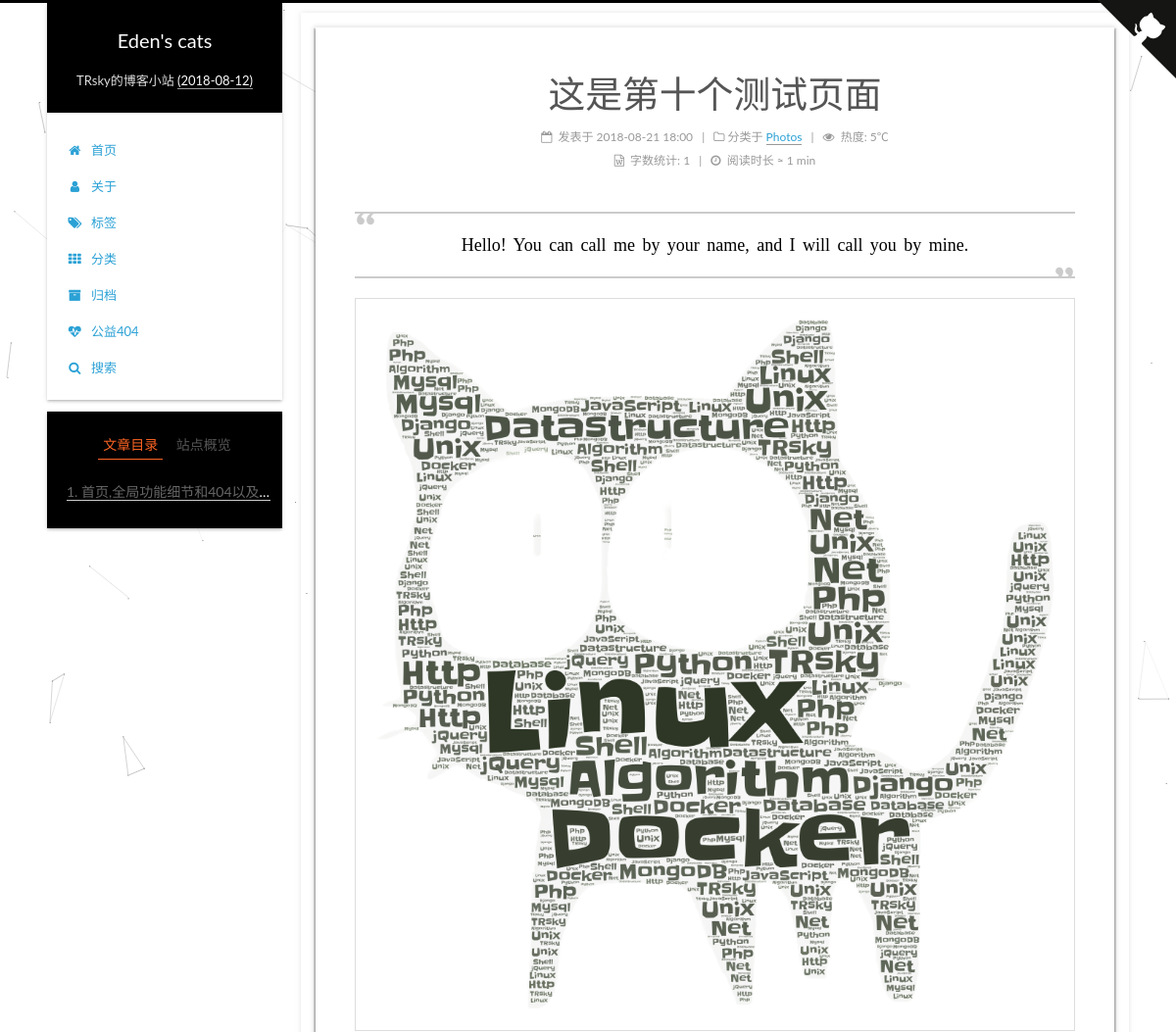
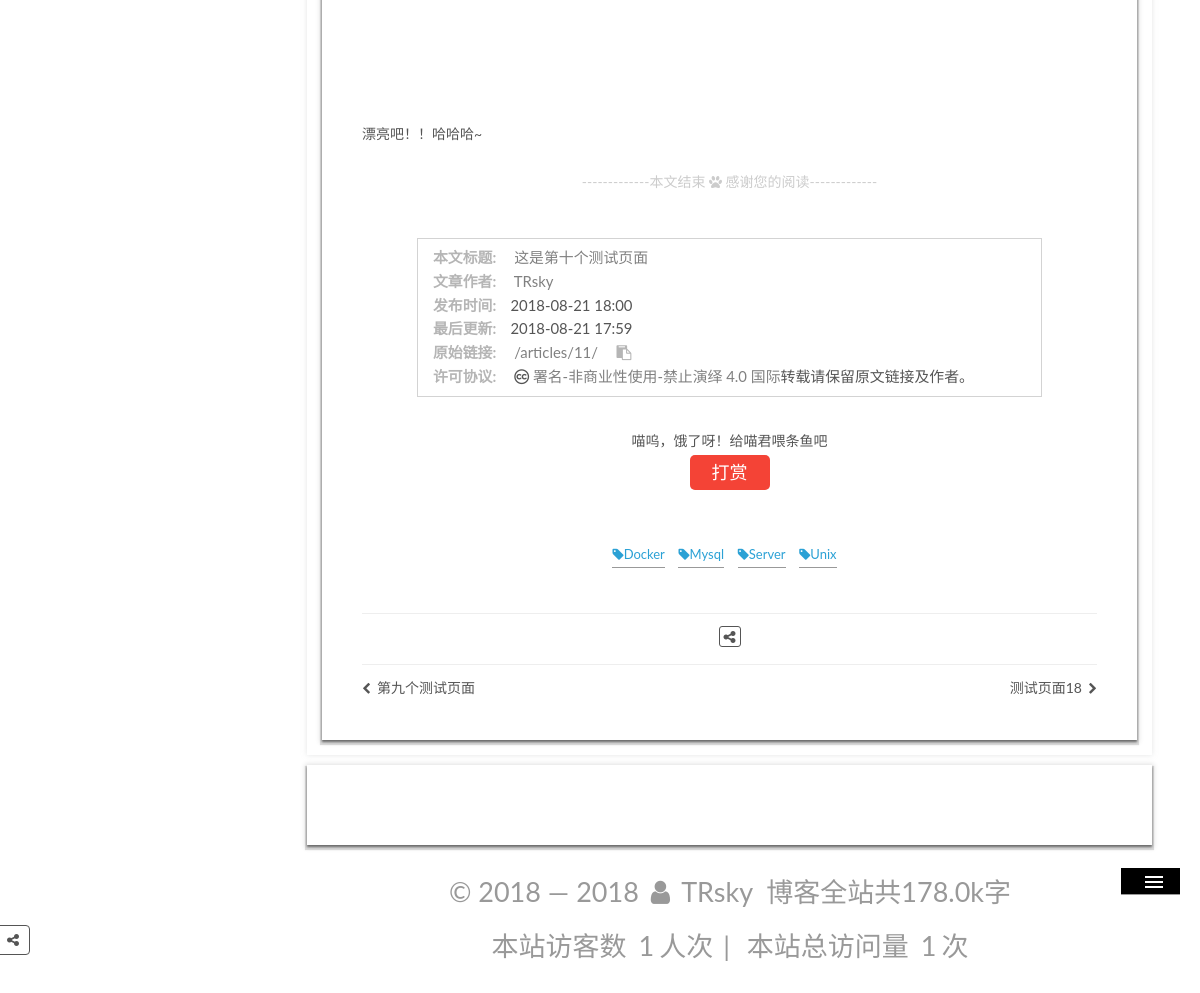
/articles/11/, run on the app's committed database (2 pictures, top to bottom).
### apps/blog/models.py (models this page shows, shortened)
class Article(models.Model):
    STATUS_CHOICES = (
        ('draft', '草稿'),
        ('publish', '发表'),
    )
    title = models.CharField(verbose_name='标题', max_length=100)
    content = models.TextField(verbose_name='正文', blank=True, null=True)
    status = models.CharField(verbose_name='文章状态', max_length=10, choices=STATUS_CHOICES, default='publish')
    created_time = models.DateTimeField(verbose_name='创建时间', default=now)
    public_time = models.DateTimeField(verbose_name='发布时间', blank=True, null=True)
    modified_time = models.DateTimeField(verbose_name='修改时间', default=now)
    words = models.PositiveIntegerField(verbose_name='文章字数', default=0)
    time = models.PositiveIntegerField(verbose_name='阅读时长', default=0 )
    views = models.PositiveIntegerField(verbose_name='访问量', default=0)
    slogan = models.TextField(verbose_name='标语', blank=True, null=True)
    excerpt = models.CharField(verbose_name='文章摘要', max_length=500, blank=True)
    category = models.ForeignKey(Category, verbose_name='分类', on_delete=models.CASCADE, blank=False, null=False)
    tags = models.ManyToManyField(Tag, verbose_name='标签', blank=True)
    author = models.ForeignKey(User, verbose_name='作者', on_delete=models.CASCADE, blank=False, null=False)
    def viewed(self):
        self.views += 1
        self.save(update_fields=['views'])
    def prev_article(self):
        return Article.objects.filter(id__lt=self.id, status='publish', public_time__isnull=False).first()
    def next_article(self):  # id比当前id大，状态为已发布，发布时间不为空
        return Article.objects.filter(id__gt=self.id, status='publish', public_time__isnull=False).first()
    class Meta:  # 按文章创建日期降序排序
        ordering = ['-public_time']
        verbose_name = '文章'  # 指定后台显示模型名称
        verbose_name_plural = '文章列表'  # 指定后台显示模型复数名称
        db_table = 'article'  # 数据库表
        get_latest_by = 'created_time'

class Category(models.Model):
    name = models.CharField(verbose_name='类别', max_length=100)
    created_time = models.DateField(verbose_name='创建时间', default=now)
    modified_time = models.DateField(verbose_name='修改时间', default=now)
    def __str__(self):
        return self.name
    class Meta:
        ordering = ['name']
        verbose_name = '类别名称'
        verbose_name_plural = '分类列表'
        db_table = 'category'   # 数据库表名

class Tag(models.Model):
    name = models.CharField(verbose_name='标签名', max_length=100)
    created_time = models.DateField(verbose_name='创建时间', default=now)
    modified_time = models.DateField(verbose_name='修改时间', default=now)
    def __str__(self):
        return self.name
    class Meta:
        ordering = ['name']
        verbose_name = '标签名称'   # 指定后台显示模型名称
        verbose_name_plural = '标签列表'   # 指定后台显示模型复数
        db_table = 'tag'    #数据库表名

### apps/blog/views.py (the view)
# urls.py: path('articles/<int:id>/', views.detail, name='detail'),
def detail(request, id):
    try:
        post = Article.objects.get(id=str(id))
        post.viewed()  # 更新文章浏览次数
        tags = post.tags.all()  # 获取文章对应的所有标签
        next_post = post.next_article()  # 下一篇文章对象
        prev_post = post.prev_article()  # 上一篇文章对象
    except Article.DoesNotExist:
        raise Http404
    return render(request, 'post.html', {
        'post': post,
        'tags': tags,
        'category_list': categories,
        'next_post': next_post,
        'prev_post': prev_post,
        'months': months
    })

### templates/post.html (shortened to what this page needs)
{% extends "base.html" %}
{% load static %}
{% block content %}
          <div class="content-wrap">
            <div id="content" class="content">
              <div id="posts" class="posts-expand">
                <article class="post post-type-normal" itemscope itemtype="http://schema.org/Article">
                  <div class="post-block">
                    <header class="post-header">
                      <h1 class="post-title" itemprop="name headline">{{ post.title }}</h1>
                      <div class="post-meta">
                        <span class="post-time">
                          <span class="post-meta-item-icon">
                            <i class="fa fa-calendar-o"></i>
                          </span>
                          <span class="post-meta-item-text">发表于</span>
                          <time title="创建于" itemprop="dateCreated datePublished" datetime="{{ post.public_time|date:'Y-m-d H:i' }}">{{ post.public_time|date:'Y-m-d H:i ' }}</time></span>
                        <span class="post-category">
                          <span class="post-meta-divider">|</span>
							<i class="fa fa-folder-o"></i>
                        </span>
                        <span class="post-meta-item-text">分类于</span>
                        <span itemprop="about" itemscope itemtype="http://schema.org/Thing">
                          <a href="{% url 'category_menu' id=post.category_id %}" itemprop="url" rel="index">
                            <span itemprop="name">{{ post.category }}</span></a>
                        </span>
                        <span id="{% url 'detail' id=post.id %}" class="leancloud_visitors" data-flag-title="{{ post.title }}">
                          <span class="post-meta-divider">|</span>
                          <span class="post-meta-item-icon">
                            <i class="fa fa-eye"></i>
                          </span>
                          <span class="post-meta-item-text">热度:</span>
                          <span>{{ post.views }}℃</span></span>
                        <div class="post-wordcount">
                          <span class="post-meta-item-icon">
                            <i class="fa fa-file-word-o"></i>
                          </span>
                          <span class="post-meta-item-text">字数统计&#58;</span>
                          <span title="字数统计">{{ post.words }}</span>
                          <span class="post-meta-divider">|</span>
                          <span class="post-meta-item-icon">
                            <i class="fa fa-clock-o"></i>
                          </span>
                          <span class="post-meta-item-text">阅读时长 &asymp;</span>
                          <span title="阅读时长">{{ post.time }}&nbsp;min</span></div>
                      </div>
                    </header>
                    <div class="post-body" itemprop="articleBody">
                      <blockquote class="blockquote-center">
                        <p>{{ post.slogan }}</p>
                      </blockquote>
                        {{ post.content|safe }}
                    </div>
                    <div>
                      <div>
                        <div style="text-align:center;color:#ccc;font-size:14px">-------------本文结束
                          <i class="fa fa-paw"></i>&nbsp;感谢您的阅读-------------</div>
                      </div>
                    </div>
                    <div>
                      <div class="my_post_copyright">
                        <p>
                          <span>本文标题:</span>
                          <a href= "{% url 'detail' id=post.id %}">{{ post.title }}</a></p>
                        <p>
                          <span>文章作者:</span>
                          <a href="http://www.trskycooik.com" title="访问 TRsky 的个人博客">{{ post.author }}</a></p>
                        <p>
                          <span>发布时间:</span>{{ post.public_time|date:'Y-m-d H:i' }}</p>
                        <p>
                          <span>最后更新:</span>{{ post.modified_time|date:'Y-m-d H:i' }}</p>
                        <p>
                          <span>原始链接:</span>
                          <a href="{% url 'detail' id=post.id %}" title="{{ post.title }}">{% url 'detail' id=post.id %}</a>
                          <span class="copy-path" title="点击复制文章链接">
                            <i class="fa fa-clipboard" data-clipboard-text="{ % url 'detail' id=post.id %}" aria-label="复制成功！"></i>
                          </span>
                        </p>
                        <p>
                          <span>许可协议:</span>
                          <i class="fa fa-creative-commons"></i>
                          <a rel="license" href="https://creativecommons.org/licenses/by-nc-nd/4.0/" target="_blank" title="Attribution-NonCommercial-NoDerivatives 4.0 International (CC BY-NC-ND 4.0)">署名-非商业性使用-禁止演绎 4.0 国际</a>转载请保留原文链接及作者。</p></div>
                    </div>
                    <div>
                      <div style="padding:10px 0;margin:20px auto;width:90%;text-align:center">
                        <div>喵呜，饿了呀！给喵君喂条鱼吧</div>
                        <button id="rewardButton" disable="enable" onclick='var qr=document.getElementById("QR");"none"===qr.style.display?qr.style.display="block":qr.style.display="none"'>
                          <span>打赏</span></button>
                      </div>
                    </div>
                    <footer class="post-footer">
                      <div class="post-tags">
                          {% for tag in tags %}
                        <a href="{% url 'search_tag' tag=tag %}" rel="tag">
                          <i class="fa fa-tag"></i>{{ tag }}</a>
                          {% endfor %}
                      </div>
                      <div class="post-widgets">
                        <div id="needsharebutton-postbottom">
                          <span class="btn">
                            <i class="fa fa-share-alt" aria-hidden="true"></i>
                          </span>
                        </div>
                      </div>
                      <div class="post-nav">
                        {% if  prev_post %}
                        <div class="post-nav-next post-nav-item">
                          <a href="{% url 'detail' id=prev_post.id %}" rel="next" title="{{ prev_post.title}}">
                            <i class="fa fa-chevron-left"></i>{{ prev_post.title }}</a>
                        </div>
                        {% endif %}
                        <span class="post-nav-divider"></span>
                        {% if next_post %}
                        <div class="post-nav-prev post-nav-item">
                          <a href="{% url 'detail' id=next_post.id %}" rel="prev" title="{{ next_post.title }}">
                            <i class="fa fa-chevron-right"></i>{{ next_post.title }}</a>
                        </div>
                        {% endif %}
                      </div>
                    </footer>
                  </div>
                </article>
              </div>
            </div>
            <div class="comments" id="comments">
              </div>
          </div>
          <aside id="sidebar" class="sidebar">
            <div class="sidebar-inner">
              <ul class="sidebar-nav motion-element">
                <li class="sidebar-nav-toc sidebar-nav-active" data-target="post-toc-wrap">文章目录</li>
                <li class="sidebar-nav-overview" data-target="site-overview-wrap">站点概览</li></ul>
              <section class="post-toc-wrap motion-element sidebar-panel sidebar-panel-active">
                <div class="post-toc">
                  <div class="post-toc-content">
                    <ol class="nav">
                      <li class="nav-item nav-level-1">
                        <a class="nav-link" href="#首页-全局功能细节和404以及500页面配置">
                          <span class="nav-number">1.</span>
                          <span class="nav-text">首页,全局功能细节和404以及500页面配置</span></a>
                      </li>
                    </ol>
                  </div>
                </div>
              </section>
            </div>
          </aside>
{% endblock %}

### static/css/style.css (style rules this page uses)
html * { -webkit-font-smoothing: antialiased; -moz-osx-font-smoothing: grayscale; }
*, *:after, *:before { -webkit-box-sizing: border-box; -moz-box-sizing: border-box; box-sizing: border-box; }

### data on the page
Article: title "这是第十个测试页面", public_time "2018-08-21 18:00", category "Photos", views "5", words "1", time "1", slogan "Hello! You can call me by your name, and I will call you by mine.", content (picture), content "漂亮吧！！哈哈哈~", author "TRsky", modified_time "2018-08-21 17:59", id "/articles/11/"
Tag: name "Docker"
Tag: name "Mysql"
Tag: name "Server"
Tag: name "Unix"
Article: title "第九个测试页面"
Article: title "测试页面18"
